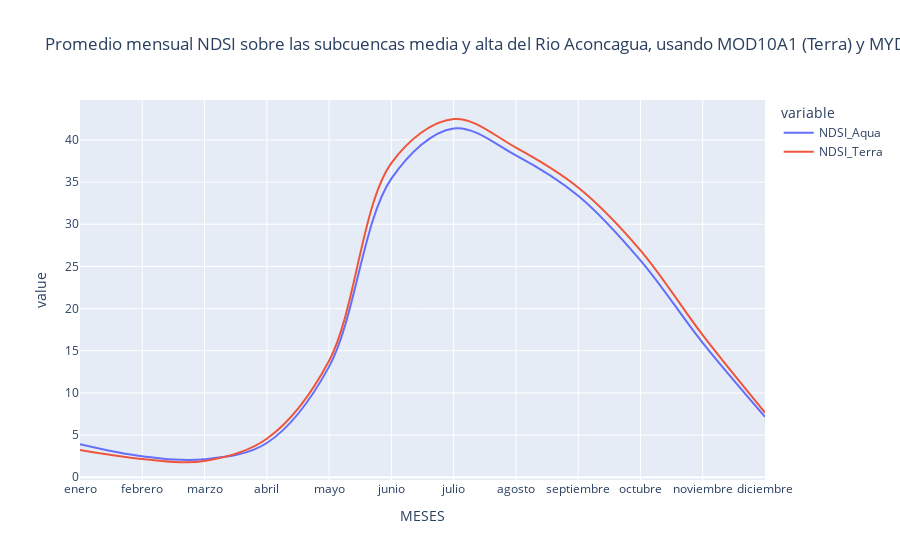

Notebook source saved alongside this figure:
### Code cell
MOD10A1_MYD10A_mensual.rename(columns = {'month':'MESES'}, inplace = True)
fig = px.line(MOD10A1_MYD10A_mensual.replace({1:"enero", 2:"febrero", 3:"marzo", 4:"abril", 5:"mayo", 6:"junio", 7:"julio", 8:"agosto", 9:"septiembre", 10:"octubre", 11:"noviembre", 12:"diciembre"}),
x='MESES', y=['NDSI_Aqua','NDSI_Terra'], line_shape='spline',
title='Promedio mensual NDSI sobre las subcuencas media y alta del Rio Aconcagua, usando MOD10A1 (Terra) y MYD10A1 (Aqua). 2000-2020')
fig.show()

### Figure 1 — Plotly figure (JSON) as saved in the notebook; plotly's stock layout.template omitted (floating-point values rounded to 4 significant figures)
{"data": [{"hovertemplate": "variable=NDSI_Aqua<br>MESES=%{x}<br>value=%{y}<extra></extra>", "legendgroup": "NDSI_Aqua", "line": {"color": "#636efa", "dash": "solid", "shape": "spline"}, "mode": "lines", "name": "NDSI_Aqua", "orientation": "v", "showlegend": true, "type": "scatter", "x": ["enero", "febrero", "marzo", "abril", "mayo", "junio", "julio", "agosto", "septiembre", "octubre", "noviembre", "diciembre"], "xaxis": "x", "y": [3.909, 2.477, 2.129, 4.056, 13.12, 35.41, 41.37, 38.18, 33.39, 25.72, 15.93, 7.164], "yaxis": "y"}, {"hovertemplate": "variable=NDSI_Terra<br>MESES=%{x}<br>value=%{y}<extra></extra>", "legendgroup": "NDSI_Terra", "line": {"color": "#EF553B", "dash": "solid", "shape": "spline"}, "mode": "lines", "name": "NDSI_Terra", "orientation": "v", "showlegend": true, "type": "scatter", "x": ["enero", "febrero", "marzo", "abril", "mayo", "junio", "julio", "agosto", "septiembre", "octubre", "noviembre", "diciembre"], "xaxis": "x", "y": [3.222, 2.16, 1.92, 4.552, 13.8, 37.26, 42.48, 39.1, 34.36, 26.91, 16.85, 7.674], "yaxis": "y"}], "layout": {"legend": {"title": {"text": "variable"}, "tracegroupgap": 0}, "title": {"text": "Promedio mensual NDSI sobre las subcuencas media y alta del Rio Aconcagua, usando MOD10A1 (Terra) y MYD10A1 (Aqua). 2000-2020"}, "xaxis": {"anchor": "y", "domain": [0, 1], "title": {"text": "MESES"}}, "yaxis": {"anchor": "x", "domain": [0, 1], "title": {"text": "value"}}}}
